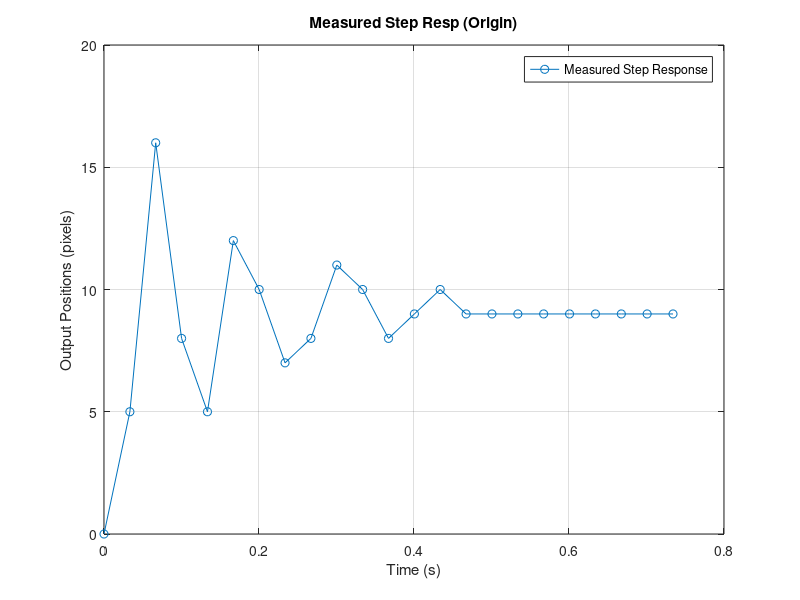
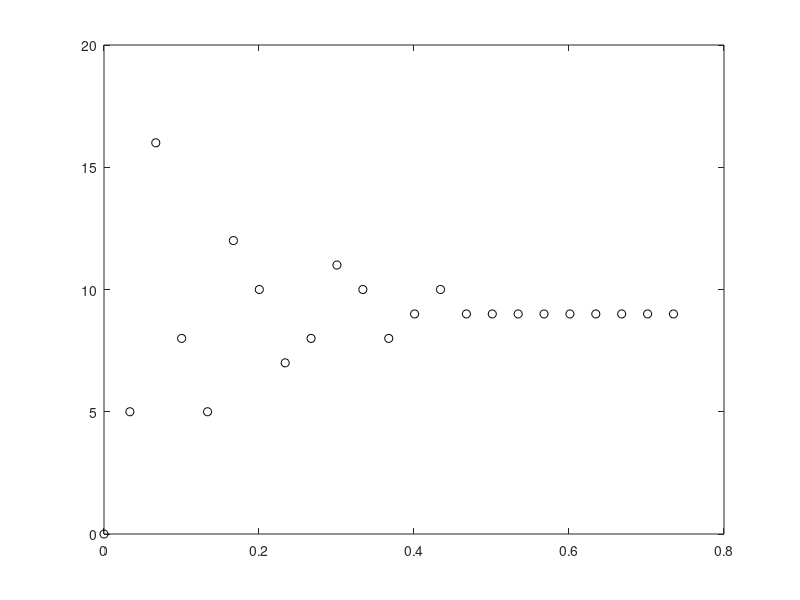

Reproduce these figures in MATLAB, in order. (Note: this script raises an error after producing the figures.)
close all; clear all;

Ts_sec = 33.4/1000; %sec
t_x_sec = [0, 33.4, 66.7, 100.1, 133.5, 166.9, 200.2, 233.6, 267.0, 300.4, 333.7, 367.1, 400.5, 433.8, 467.2, 500.6, 534.0, 567.3, 600.7, 634.1, 667.5, 700.8, 734.2]/1000;  % secst

pos_y_pixels = [0, 5, 16, 8, 5, 12, 10, 7, 8, 11, 10, 8, 9, 10, 9, 9, 9, 9, 9, 9, 9, 9, 9].';

input_step_rt = 110; %counts

figure(1)
plot(t_x_sec, pos_y_pixels, 'o-', 'DisplayName', 'Measured Step Response');
xlabel('Time (s)');
ylabel('Output Positions (pixels)');
title('Measured Step Resp (Origin)');
legend('Location','Best');
grid on;
%hold on;


u = input_step_rt * ones(length(pos_y_pixels), 1); % step input
data = iddata(pos_y_pixels, u, Ts_sec); % Identification dataset
t = (0 : length(pos_y_pixels)-1)* Ts_sec; % time vector in SECONDS for the non-delayed data
%t

figure(2)
% --- Compare with measured step response ---
plot(t, pos_y_pixels, 'ko', 'DisplayName', 'Measured Data(c2d)');
hold on;

sys_C22 = tfest(data, 2, 2);
sys_D22 = c2d(sys_C22, Ts_sec, 'zoh')
[plant_num, plant_den] = tfdata(sys_D22, 'v');
[y_model, t_model] = step(sys_D22 * input_step_rt, t_x_sec(end));
plot(t_model, y_model, '-', 'DisplayName', 'Model - 2p2z');

xlabel('Time (s)');
ylabel('Output Positions (pixels)');
title('Measured Data vs My Model (Negelect Delay)');
legend('Location','Best');
grid on;


figure(3)
rlocus(sys_D22);zgrid;axis equal;

figure(4)
bode(sys_D22);grid on;

figure(5)
nyquist(sys_D22);grid on;

pole(sys_D22)
zero(sys_D22)

